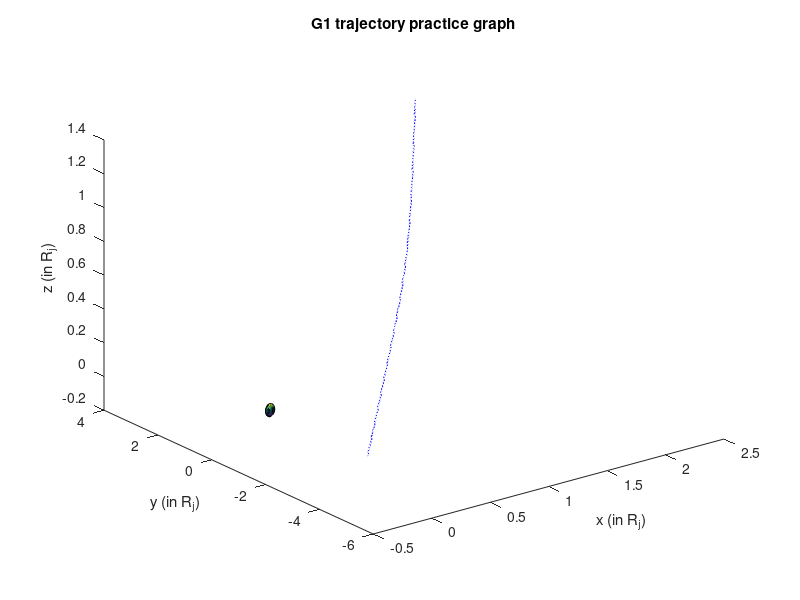

Write MATLAB code to recreate this figure. (Note: this script raises an error after producing the figure.)
% Graph spacecraft trajectory of G1 

% File name G1 with delimeterIn = , 
% headerlinesIn = 1 (start at 2nd column so we don't import the dates)
G1 = importdata('Galileo_O1.csv',',',1)

% create trajectory array with each column representing an x,y,z component of
% the spacecraft trajectory
trajectory = zeros(length(G1.data),3)
for i = 1:3
    trajectory(:,i) = G1.data(:,i+4)
end

% create 3d plot of trajectory 
plot3(trajectory(:,1),trajectory(:,2),trajectory(:,3),'-b')
xlabel("x (in R_j)")
ylabel("y (in R_j)")
zlabel("z (in R_j)")
title("G1 trajectory practice graph")
hold on
% add Ganymede at origin 
r_factor = 0.038 % multiply by R_g/R_j
[X,Y,Z] = sphere
X2 = X*r_factor
Y2 = Y*r_factor
Z2 = Z*r_factor 
% assuming R_j 
G1_plot = surf(X2,Y2,Z2)

% assuming R_g
% G1_plot = surf(X,Y,Z)
G1_plot.FaceColor = [0.25 0.8 0.7]
legend("trajectory", "Ganymede")
axis equal